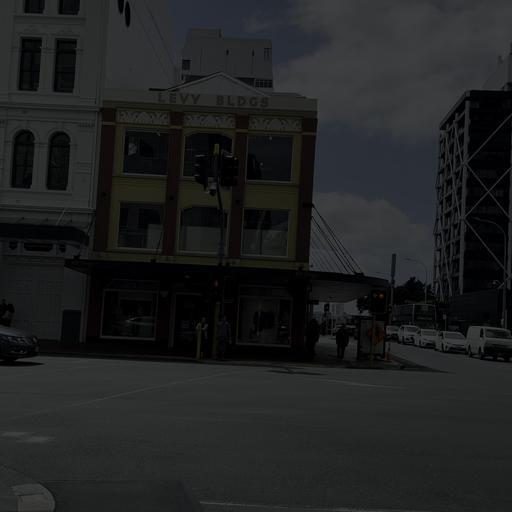
%> input picture Proposed_2(STGV_NCC-Fused)/Proposed_2(STGV_NCC-Fused)/dataset/dense_102.jpg, 512 x 512 px
$ octave --eval "result = NCC_Enhancement(imread('dataset/dense_102.jpg'));"   (GNU Octave 9; MATLAB toolbox functions it lacks are replaced by stand-ins)
%> lines starting %> are read from the running program, lines starting %| are printed output that depends on the picture
### Proposed_2(STGV_NCC-Fused)/Proposed_2(STGV_NCC-Fused)/atmLight.m
function A = atmLight(im, JDark)

% the color of the atmospheric light is very close to the color of the sky
% so just pick the first few pixels that are closest to 1 in JDark
% and take the average

% pick top 0.1% brightest pixels in the dark channel

% get the image size
[height, width, ~] = size(im);
imsize = width * height;

numpx = floor(imsize/1000); % accomodate for small images
JDarkVec = reshape(JDark,imsize,1); % a vector of pixels in JDark
ImVec = reshape(im,imsize,3);  % a vector of pixels in my image

[JDarkVec, indices] = sort(JDarkVec); %sort
indices = indices(imsize-numpx+1:end); % need the last few pixels because those are closest to 1

atmSum = zeros(1,3);
for ind = 1:numpx
    atmSum = atmSum + ImVec(indices(ind),:);
end

A = atmSum / numpx;

ImVec(indices,:)=0;
ImVec(indices,1)=1;
SS=reshape(ImVec,height, width, 3);
%imwrite(SS,'MSP.png');

### Proposed_2(STGV_NCC-Fused)/Proposed_2(STGV_NCC-Fused)/NCC_Enhancement.m
function E2 = NCC_Enhancement(img1)

% ==========================================================
% Edge-Preserving Adaptive Neighborhood Color Correction (EP-ANCC)
% Conservative modification of original NCC
% ==========================================================

avg = mean2(im2double(img1));
%> avg = 0.129

IMAX = max(double(img1(:)));
%> IMAX = 87

input_img = double(img1)/IMAX;
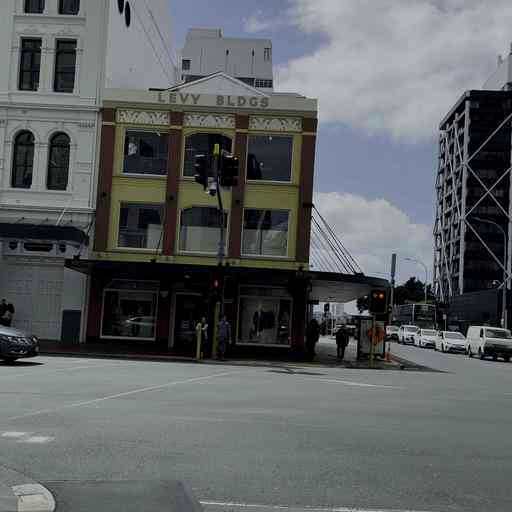
%> input_img: size 512x512x3 double; mean R, G, B 0.368, 0.382, 0.386

%% ---------------------------------------------------------
% Gamma (close to original)
%% ---------------------------------------------------------

if avg < 0.25
    gam = 0.45;
elseif avg > 0.50
    gam = 0.75;
else
    gam = 0.60;
end

input_img = input_img.^gam;
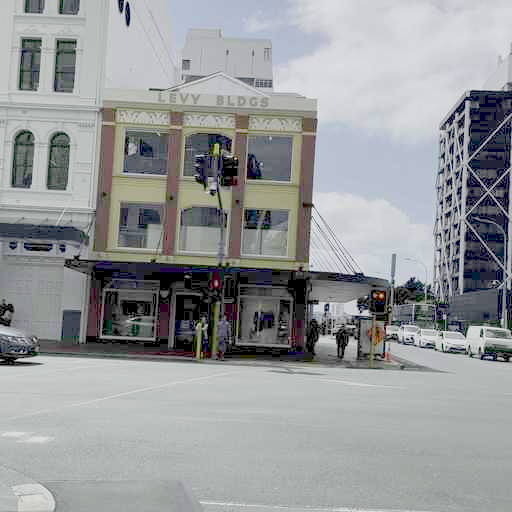
%> input_img: size 512x512x3 double; mean R, G, B 0.592, 0.602, 0.606

%% ---------------------------------------------------------
% RGB Channels
%% ---------------------------------------------------------

R_channel = input_img(:,:,1);
G_channel = input_img(:,:,2);
B_channel = input_img(:,:,3);
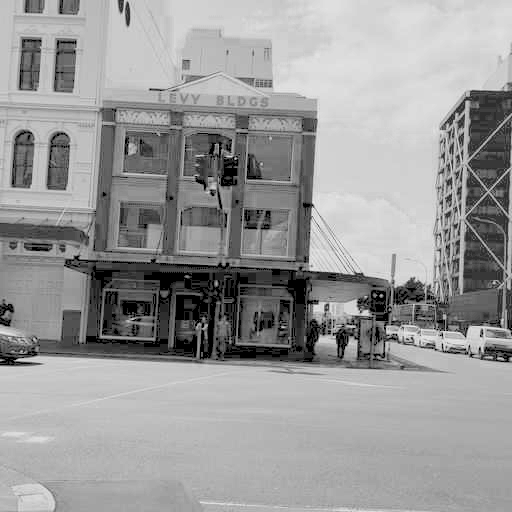
%> B_channel: size 512x512 double; min 0, max 1, mean 0.606

%% ---------------------------------------------------------
% ORIGINAL NCC
%% ---------------------------------------------------------

NCC = 0.299*R_channel + ...
      0.587*G_channel + ...
      0.114*B_channel ...
      - max(input_img,[],3) ...
      + min(input_img,[],3);
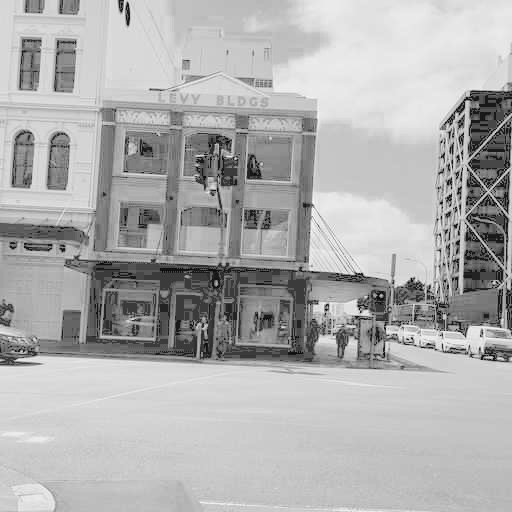
%> NCC: size 512x512 double; min -0.285, max 0.943, mean 0.562; drawn with min black and max white

%% ---------------------------------------------------------
% Edge-preserving filtering
%% ---------------------------------------------------------

sigmaNCC = std(NCC(:));
%> sigmaNCC = 0.241

smooth = 3e-4 + 1e-3*sigmaNCC;
%> smooth = 0.000541

NCC = imguidedfilter(NCC,...
    'NeighborhoodSize',[21 21],...
    'DegreeOfSmoothing',smooth);

%% ---------------------------------------------------------
% Atmospheric Light (unchanged)
%% ---------------------------------------------------------

atmsphrclight = atmLight(input_img,NCC);
%> in atmLight, `indices = indices(imsize-numpx+1:end);`: indices = 262 values, max 258388 at index 201, min 10088 at index 91, mean 192241.9
%> the loop in atmLight, `for ind = 1:numpx` made 262 passes
%> atmSum on passes 1 to 3: [0.859 0.871 0.865], [1.73 1.75 1.75], [2.6 2.63 2.64]
%> after the loop in atmLight, `for ind = 1:numpx`: atmSum = [231.2 233 234.3]
%> in atmLight, `A = atmSum / numpx;`: A = [0.882 0.889 0.894]
%> atmsphrclight = [0.882 0.889 0.894]

%% ---------------------------------------------------------
% Adaptive transmission
%% ---------------------------------------------------------

localStd = stdfilt(NCC,ones(5));
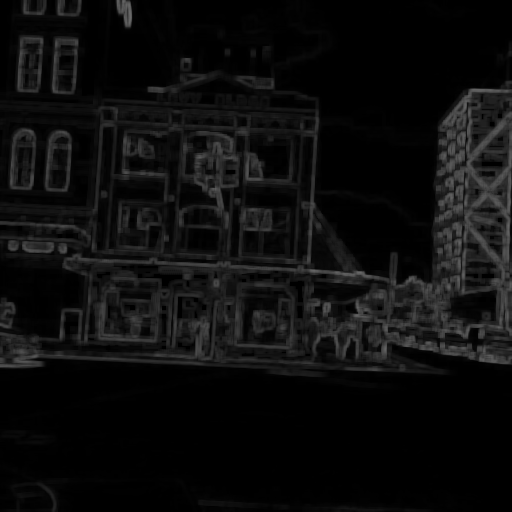
%> localStd: size 512x512 double; min 1.96e-05, max 0.422, mean 0.0527

localStd = mat2gray(localStd);
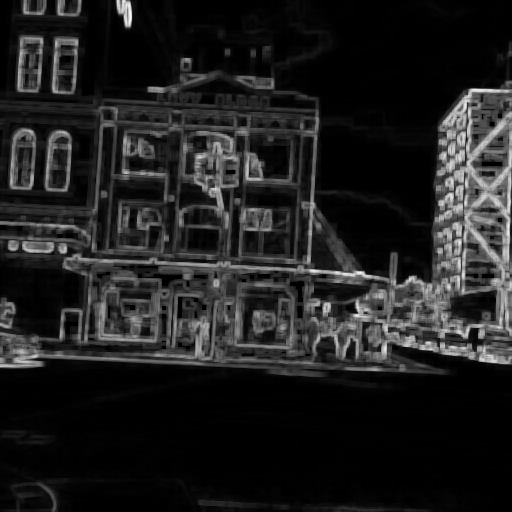
%> localStd: size 512x512 double; min 0, max 1, mean 0.125

%omega = 0.22 + 0.06*localStd;   % range ≈ 0.22–0.28
lambda_e = 0.02;
omega = 0.22 + lambda_e*localStd;

lsar = 1 - omega.*NCC;
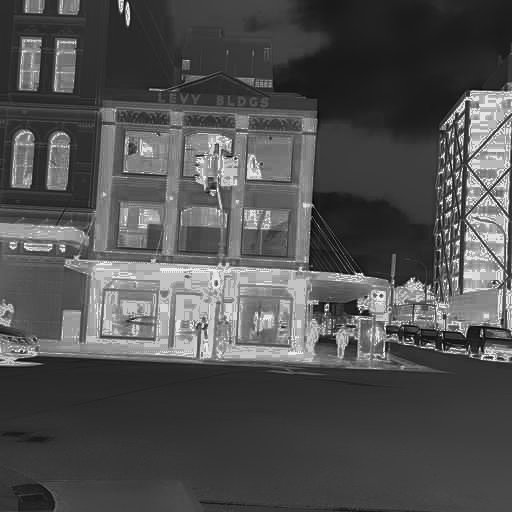
%> lsar: size 512x512 double; min 0.788, max 1.06, mean 0.875; drawn with min black and max white

lsar = imguidedfilter(lsar,...
    'NeighborhoodSize',[15 15],...
    'DegreeOfSmoothing',0.0005);

lsar = max(lsar,0.15);

%% ---------------------------------------------------------
% Recovery
%% ---------------------------------------------------------

t0 = max(0.10,mean(lsar(:))*0.5);
%> t0 = 0.438

R_out = atmsphrclight(1) + ...
    (R_channel-atmsphrclight(1))./max(lsar,t0);

G_out = atmsphrclight(2) + ...
    (G_channel-atmsphrclight(2))./max(lsar,t0);

B_out = atmsphrclight(3) + ...
    (B_channel-atmsphrclight(3))./max(lsar,t0);

E2 = cat(3,R_out,G_out,B_out);

%% ---------------------------------------------------------
% Clip
%% ---------------------------------------------------------

E2 = min(max(E2,0),1);

end

$ run again, on Proposed_2(STGV_NCC-Fused)/Proposed_2(STGV_NCC-Fused)/dataset/dense_1203.jpg
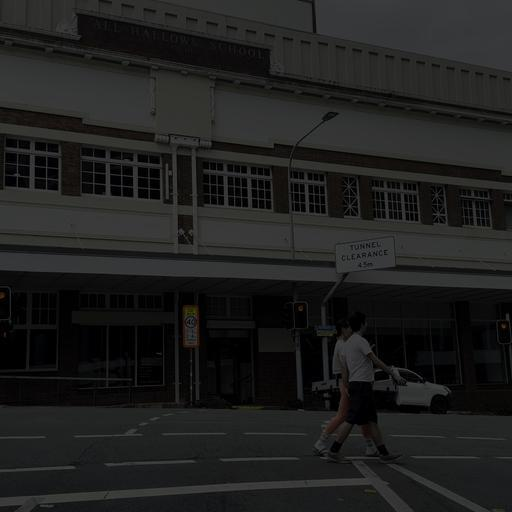
%> input picture Proposed_2(STGV_NCC-Fused)/Proposed_2(STGV_NCC-Fused)/dataset/dense_1203.jpg, 512 x 512 px
%> avg = 0.121
%> IMAX = 80
%> in NCC_Enhancement, `NCC = 0.299*R_channel + 0.587*G_channel + 0.114*B_channel - max(input_..`:
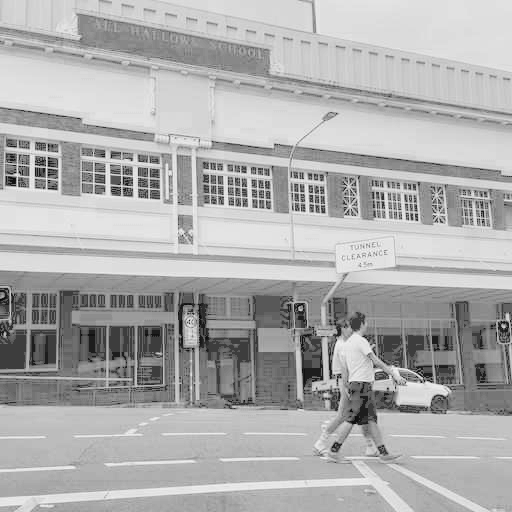
%> NCC: size 512x512 double; min -0.32, max 1, mean 0.581; drawn with min black and max white
%> sigmaNCC = 0.24
%> smooth = 0.00054
%> indices = 262 values, max 228576 at index 63, min 5625 at index 65, mean 140364.1
%> the loop in atmLight, `for ind = 1:numpx` made 262 passes
%> atmSum on passes 1 to 3: [0.904 0.904 0.904], [1.83 1.83 1.85], [2.73 2.74 2.75]
%> after the loop in atmLight, `for ind = 1:numpx`: atmSum = [242.5 243 243.2]
%> A = [0.926 0.927 0.928]
%> in NCC_Enhancement, `lsar = 1 - omega.*NCC;`:
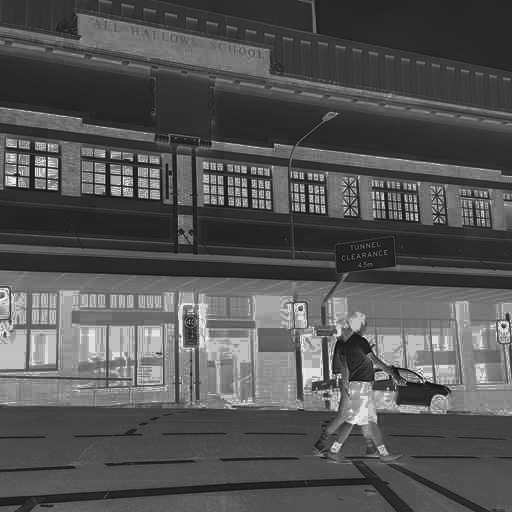
%> lsar: size 512x512 double; min 0.769, max 1.07, mean 0.871; drawn with min black and max white
%> t0 = 0.435

$ run again, on Proposed_2(STGV_NCC-Fused)/Proposed_2(STGV_NCC-Fused)/dataset/dense_4234.jpg
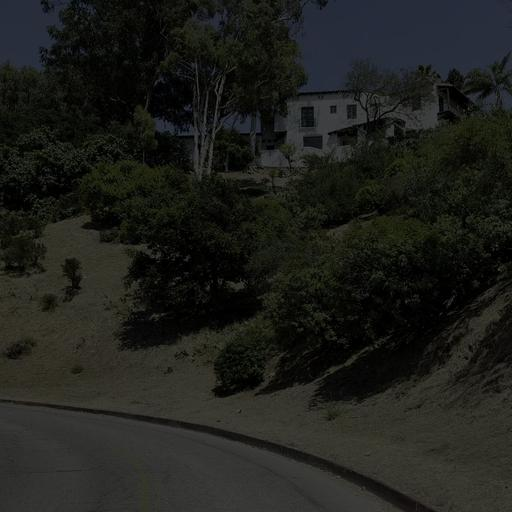
%> input picture Proposed_2(STGV_NCC-Fused)/Proposed_2(STGV_NCC-Fused)/dataset/dense_4234.jpg, 512 x 512 px
%> avg = 0.116
%> IMAX = 78
%> in NCC_Enhancement, `NCC = 0.299*R_channel + 0.587*G_channel + 0.114*B_channel - max(input_..`:
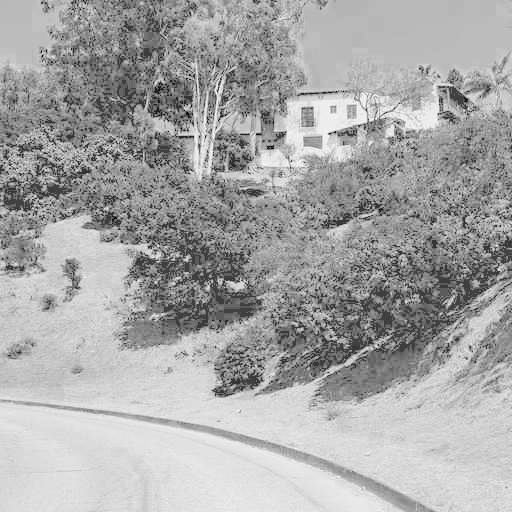
%> NCC: size 512x512 double; min -0.335, max 0.978, mean 0.527; drawn with min black and max white
%> sigmaNCC = 0.24
%> smooth = 0.00054
%> indices = 262 values, max 223848 at index 82, min 100494 at index 145, mean 169921.5
%> the loop in atmLight, `for ind = 1:numpx` made 262 passes
%> atmSum on passes 1 to 3: [0.915 0.928 0.921], [1.83 1.86 1.84], [2.74 2.78 2.76]
%> after the loop in atmLight, `for ind = 1:numpx`: atmSum = [244.8 246.9 246.4]
%> A = [0.934 0.943 0.94]
%> in NCC_Enhancement, `lsar = 1 - omega.*NCC;`:
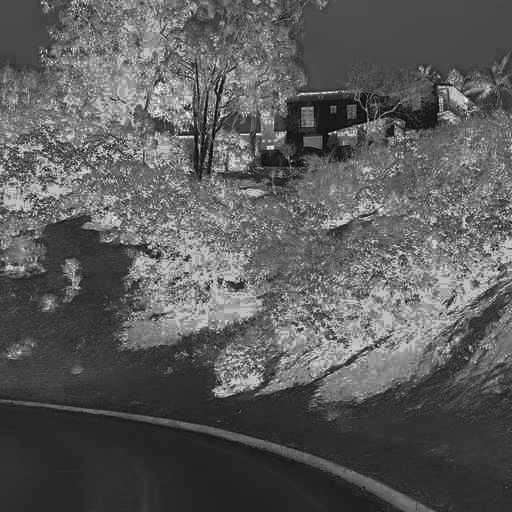
%> lsar: size 512x512 double; min 0.774, max 1.08, mean 0.882; drawn with min black and max white
%> t0 = 0.441
